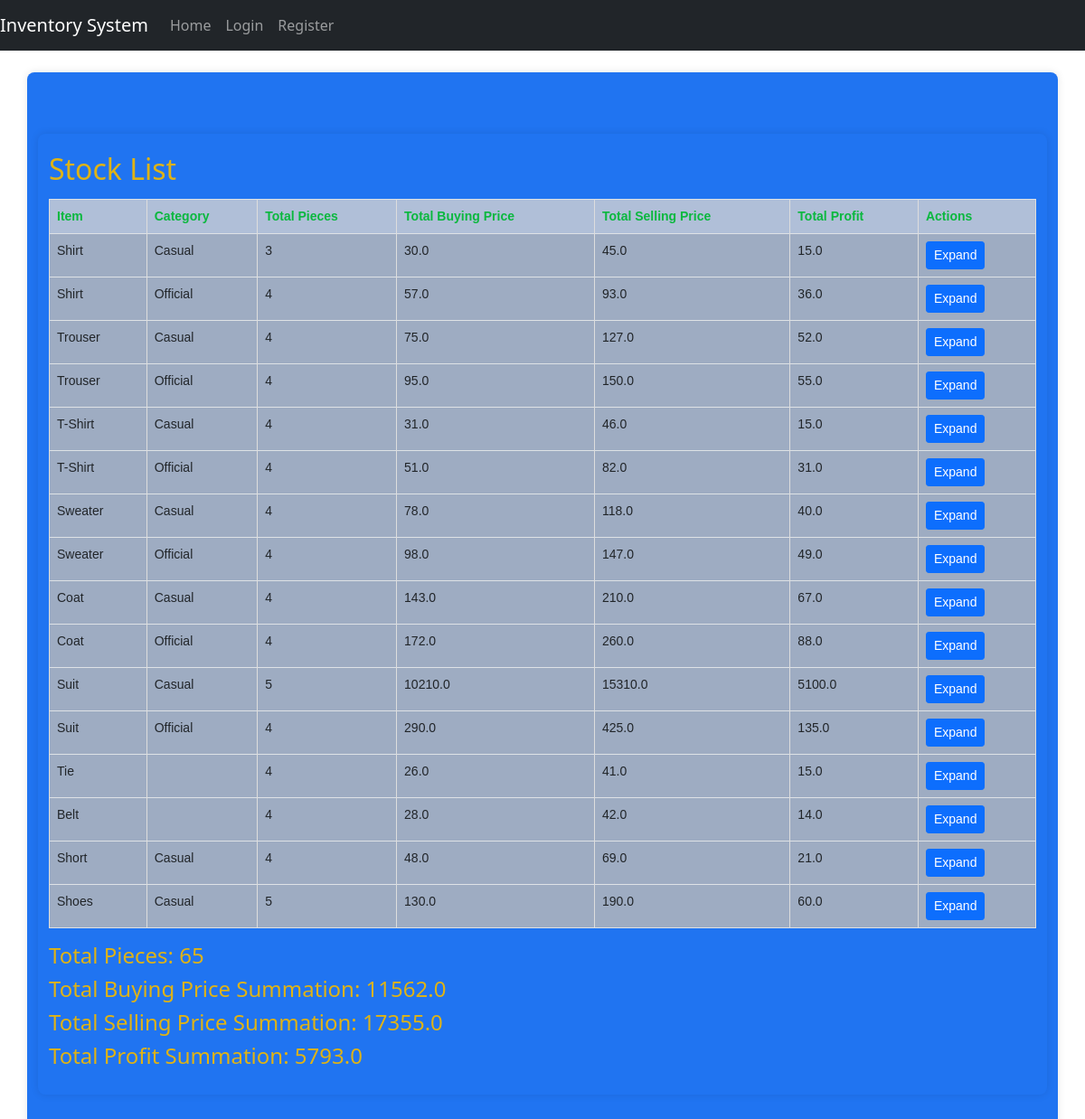
The page /view_stocks on the database its author committed.
### STORE/models.py (models this page shows, shortened)
class Product(db.Model):
    id = db.Column(db.Integer, primary_key=True)
    pre = db.Column(db.String(10), nullable=False)
    code = db.Column(db.String(20), nullable=False, unique=True)
    item = db.Column(db.String(50), nullable=False)
    category = db.Column(db.String(50), nullable=False)
    type_material = db.Column(db.String(50), nullable=False)
    size = db.Column(db.String(10), nullable=False)
    color = db.Column(db.String(20), nullable=False)
    description = db.Column(db.String(255), nullable=True)
    buying_price = db.Column(db.Float, nullable=False)
    selling_price = db.Column(db.Float, nullable=False)
    quantity = db.Column(db.Integer, nullable=False)

### STORE/routes.py (the view)
@bp.route('/view_stocks')
def view_stocks():
    products = Product.query.all()
    grouped_stock = {}
    total_pieces_per_pre = {}
    total_bp_summation_per_pre = {}
    total_sp_summation_per_pre = {}
    total_profit_summation_per_pre = {}
    total_pieces = 0
    total_bp_summation = 0
    total_sp_summation = 0
    total_profit_summation = 0
    for product in products:
        pre = product.pre
        if pre not in grouped_stock:
            grouped_stock[pre] = []
            total_pieces_per_pre[pre] = 0
            total_bp_summation_per_pre[pre] = 0
            total_sp_summation_per_pre[pre] = 0
            total_profit_summation_per_pre[pre] = 0
        grouped_stock[pre].append({
            'product_code': product.code,
            'item_name': product.item,
            'category': product.category,
            'type_material': product.type_material,
            'size': product.size,
            'color': product.color,
            'description': product.description,
            'buying_price': product.buying_price,
            'selling_price': product.selling_price,
            'profit': product.selling_price - product.buying_price,
            'quantity': product.quantity
        })
        total_bp_summation_per_pre[pre] += product.buying_price * product.quantity
        total_sp_summation_per_pre[pre] += product.selling_price * product.quantity
        total_profit_summation_per_pre[pre] += (product.selling_price - product.buying_price) * product.quantity
        total_pieces_per_pre[pre] += product.quantity
    total_bp_summation = sum(total_bp_summation_per_pre.values())
    total_sp_summation = sum(total_sp_summation_per_pre.values())
    total_profit_summation = sum(total_profit_summation_per_pre.values())
    total_pieces = sum(total_pieces_per_pre.values())
    return render_template('view_stocks.html', grouped_stock=grouped_stock,
                           total_pieces_per_pre=total_pieces_per_pre, total_pieces=total_pieces,
                           total_bp_summation=total_bp_summation, total_sp_summation=total_sp_summation,
                           total_profit_summation=total_profit_summation,
                           total_bp_summation_per_pre=total_bp_summation_per_pre,
                           total_sp_summation_per_pre=total_sp_summation_per_pre,
                           total_profit_summation_per_pre=total_profit_summation_per_pre)

### STORE/templates/view_stocks.html (shortened to what this page needs)
{% extends "base.html" %}
{% block content %}
<div class="container mt-5">
    <h2>Stock List</h2>
    <table class="table table-bordered">
        <thead>
            <tr>
                <th>Item</th>
                <th>Category</th>
                <th>Total Pieces</th>
                <th>Total Buying Price</th>
                <th>Total Selling Price</th>
                <th>Total Profit</th>
                <th>Actions</th>
            </tr>
        </thead>
        <tbody>
            {% for pre, items in grouped_stock.items() %}
            <tr class="table-active">
                <td>{{ items[0].item_name }}</td>
                <td>{{ items[0].category }}</td>
                <td>{{ total_pieces_per_pre[pre] }}</td>
                <td>{{ total_bp_summation_per_pre[pre] }}</td>
                <td>{{ total_sp_summation_per_pre[pre] }}</td>
                <td>{{ total_profit_summation_per_pre[pre] }}</td>
                <td>
                    <button class="btn btn-sm btn-primary" onclick="toggleDetails('{{ pre }}')">Expand</button>
                </td>
            </tr>
            {% endfor %}
        </tbody>
    </table>
    <div>
        <h4>Total Pieces: {{ total_pieces }}</h4>
        <h4>Total Buying Price Summation: {{ total_bp_summation }}</h4>
        <h4>Total Selling Price Summation: {{ total_sp_summation }}</h4>
        <h4>Total Profit Summation: {{ total_profit_summation }}</h4>
    </div>
</div>
{% endblock %}

### STORE/templates/base.html (shortened to what this page needs)
<!DOCTYPE html>
<html lang="en">
<head>
    <link rel="stylesheet" type="text/css" href="{{ url_for('static', filename='css/theme.css') }}">
    <link rel="stylesheet" type="text/css" href="{{ url_for('static', filename='css/custom_table.css') }}">
    <link href="https://cdn.jsdelivr.net/npm/bootstrap@5.0.2/dist/css/bootstrap.min.css" rel="stylesheet">
</head>
<body>
    <nav class="navbar navbar-expand-lg navbar-dark bg-dark">
        <a class="navbar-brand" href="{{ url_for('routes.index') }}">Inventory System</a>
        <div class="collapse navbar-collapse" id="navbarNav">
            <ul class="navbar-nav">
                <li class="nav-item">
                    <a class="nav-link" href="{{ url_for('routes.index') }}">Home</a>
                </li>
                {% if current_user.is_authenticated %}
                <li class="nav-item">
                    <a class="nav-link" href="{{ url_for('routes.add_product') }}">Add Product</a>
                </li>
                <li class="nav-item">
                    <a class="nav-link" href="{{ url_for('routes.upload_csv') }}">Upload CSV</a>
                </li>
                <li class="nav-item">
                    <a class="nav-link" href="{{ url_for('routes.view_stocks') }}">View Stock</a>
                </li>
                <li class="nav-item">
                    <a class="nav-link" href="{{ url_for('routes.logout') }}">Logout</a>
                </li>
                {% else %}
                <li class="nav-item">
                    <a class="nav-link" href="{{ url_for('routes.login') }}">Login</a>
                </li>
                <li class="nav-item">
                    <a class="nav-link" href="{{ url_for('routes.register') }}">Register</a>
                </li>
                {% endif %}
            </ul>
        </div>
    </nav>
    <div class="container mt-4">
        {% block content %}
        {% endblock %}
    </div>
</body>
</html>

### STORE/static/css/theme.css (style rules this page uses)
body { font-family: 'Arial', sans-serif; background-color: #FFC300; color: #1a3b70; margin: 0; padding: 0; height: 100vh; }
a { color: #0A1931; }
.container { background-color: #2074f1; color: #dfb315; padding: 20px; border-radius: 8px; box-shadow: 0 0 10px rgba(0, 0, 0, 0.1); margin: 20px auto; max-width: 1000px; }
.btn-primary { background-color: #0A1931; color: #FFC300; border: none; padding: 10px 20px; border-radius: 4px; }
table { width: 100%; border-collapse: collapse; margin: 1em 0; font-family: Arial, sans-serif; font-size: 14px; background-color: #b0bfd8; color: #FFC300; }
table thead th { background-color: #FFC300; color: #0ab83e; }
table th, table td { border: 1px solid #ddd; padding: 8px; text-align: left; }
table th { padding-top: 12px; padding-bottom: 12px; text-align: left; }

### STORE/static/css/custom_table.css (style rules this page uses)
table { width: 100%; border-collapse: collapse; }
th, td { border: 1px solid #ccc; padding: 8px; text-align: left; }
th { background-color: #f2f2f2; }

### rows shown on the page
Product: item "Shirt", category "Casual", pre "3", pre "30.0", pre "45.0", pre "15.0"
Product: item "Shirt", category "Official", pre "4", pre "57.0", pre "93.0", pre "36.0"
Product: item "Trouser", category "Casual", pre "4", pre "75.0", pre "127.0", pre "52.0"
Product: item "Trouser", category "Official", pre "4", pre "95.0", pre "150.0", pre "55.0"
Product: item "T-Shirt", category "Casual", pre "4", pre "31.0", pre "46.0", pre "15.0"
Product: item "T-Shirt", category "Official", pre "4", pre "51.0", pre "82.0", pre "31.0"
Product: item "Sweater", category "Casual", pre "4", pre "78.0", pre "118.0", pre "40.0"
Product: item "Sweater", category "Official", pre "4", pre "98.0", pre "147.0", pre "49.0"
Product: item "Coat", category "Casual", pre "4", pre "143.0", pre "210.0", pre "67.0"
Product: item "Coat", category "Official", pre "4", pre "172.0", pre "260.0", pre "88.0"
Product: item "Suit", category "Casual", pre "5", pre "10210.0", pre "15310.0", pre "5100.0"
Product: item "Suit", category "Official", pre "4", pre "290.0", pre "425.0", pre "135.0"
Product: item "Tie", pre "4", pre "26.0", pre "41.0", pre "15.0"
Product: item "Belt", pre "4", pre "28.0", pre "42.0", pre "14.0"
Product: item "Short", category "Casual", pre "4", pre "48.0", pre "69.0", pre "21.0"
Product: item "Shoes", category "Casual", pre "5", pre "130.0", pre "190.0", pre "60.0"

### other values the page prints
{{ total_pieces }} "65"
{{ total_bp_summation }} "11562.0"
{{ total_sp_summation }} "17355.0"
{{ total_profit_summation }} "5793.0"
